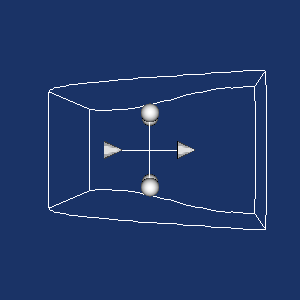

Generate this figure with Python:
#!/usr/bin/env python
# Demonstrate vtkPlaneWidget probing PLOT3D data with interactive plane positioning.

import os

import vtkmodules.vtkInteractionStyle  # noqa: F401
import vtkmodules.vtkRenderingFreeType  # noqa: F401
import vtkmodules.vtkRenderingOpenGL2  # noqa: F401

from vtkmodules.vtkCommonDataModel import vtkPolyData
from vtkmodules.vtkFiltersCore import vtkProbeFilter, vtkStructuredGridOutlineFilter
from vtkmodules.vtkInteractionWidgets import vtkPlaneWidget
from vtkmodules.vtkIOParallel import vtkMultiBlockPLOT3DReader
from vtkmodules.vtkRenderingCore import (
    vtkActor,
    vtkPolyDataMapper,
    vtkRenderWindow,
    vtkRenderWindowInteractor,
    vtkRenderer,
)

# Source
data_dir = os.environ.get("VPE_DATA_DIR", os.path.dirname(os.path.abspath(__file__)))

plot3d_reader = vtkMultiBlockPLOT3DReader()
plot3d_reader.SetXYZFileName(os.path.join(data_dir, "combxyz.bin"))
plot3d_reader.SetQFileName(os.path.join(data_dir, "combq.bin"))
plot3d_reader.SetScalarFunctionNumber(100)
plot3d_reader.SetVectorFunctionNumber(202)
plot3d_reader.Update()
plot3d_block0 = plot3d_reader.GetOutput().GetBlock(0)

plane = vtkPolyData()

# Filter
probe = vtkProbeFilter()
probe.SetInputData(plane)
probe.SetSourceData(plot3d_block0)

outline = vtkStructuredGridOutlineFilter()
outline.SetInputData(plot3d_block0)

# Mapper + Actor (probe)
probe_mapper = vtkPolyDataMapper()
probe_mapper.SetInputConnection(probe.GetOutputPort())
scalar_range = plot3d_block0.GetScalarRange()
probe_mapper.SetScalarRange(scalar_range[0], scalar_range[1])

probe_actor = vtkActor()
probe_actor.SetMapper(probe_mapper)
probe_actor.VisibilityOff()

# Mapper + Actor (outline)
outline_mapper = vtkPolyDataMapper()
outline_mapper.SetInputConnection(outline.GetOutputPort())

outline_actor = vtkActor()
outline_actor.SetMapper(outline_mapper)

# Renderer
renderer = vtkRenderer()
renderer.AddActor(probe_actor)
renderer.AddActor(outline_actor)
renderer.SetBackground(0.1, 0.2, 0.4)

# Render window
render_window = vtkRenderWindow()
render_window.AddRenderer(renderer)
render_window.SetWindowName("plane widget")
render_window.SetMultiSamples(0)
render_window.SetSize(300, 300)

# Interactor
interactor = vtkRenderWindowInteractor()
interactor.SetRenderWindow(render_window)


# Callback updates the probe plane and makes the actor visible
def plane_callback(caller, event_string):
    caller.GetPolyData(plane)
    probe_actor.VisibilityOn()


# Widget
plane_widget = vtkPlaneWidget()
plane_widget.SetInteractor(interactor)
plane_widget.SetInputData(plot3d_block0)
plane_widget.NormalToXAxisOn()
plane_widget.SetResolution(20)
plane_widget.SetRepresentationToOutline()
plane_widget.PlaceWidget()
plane_widget.AddObserver("InteractionEvent", plane_callback)
plane_widget.On()

# Scene
renderer.ResetCamera()

interactor.Initialize()
interactor.Start()
